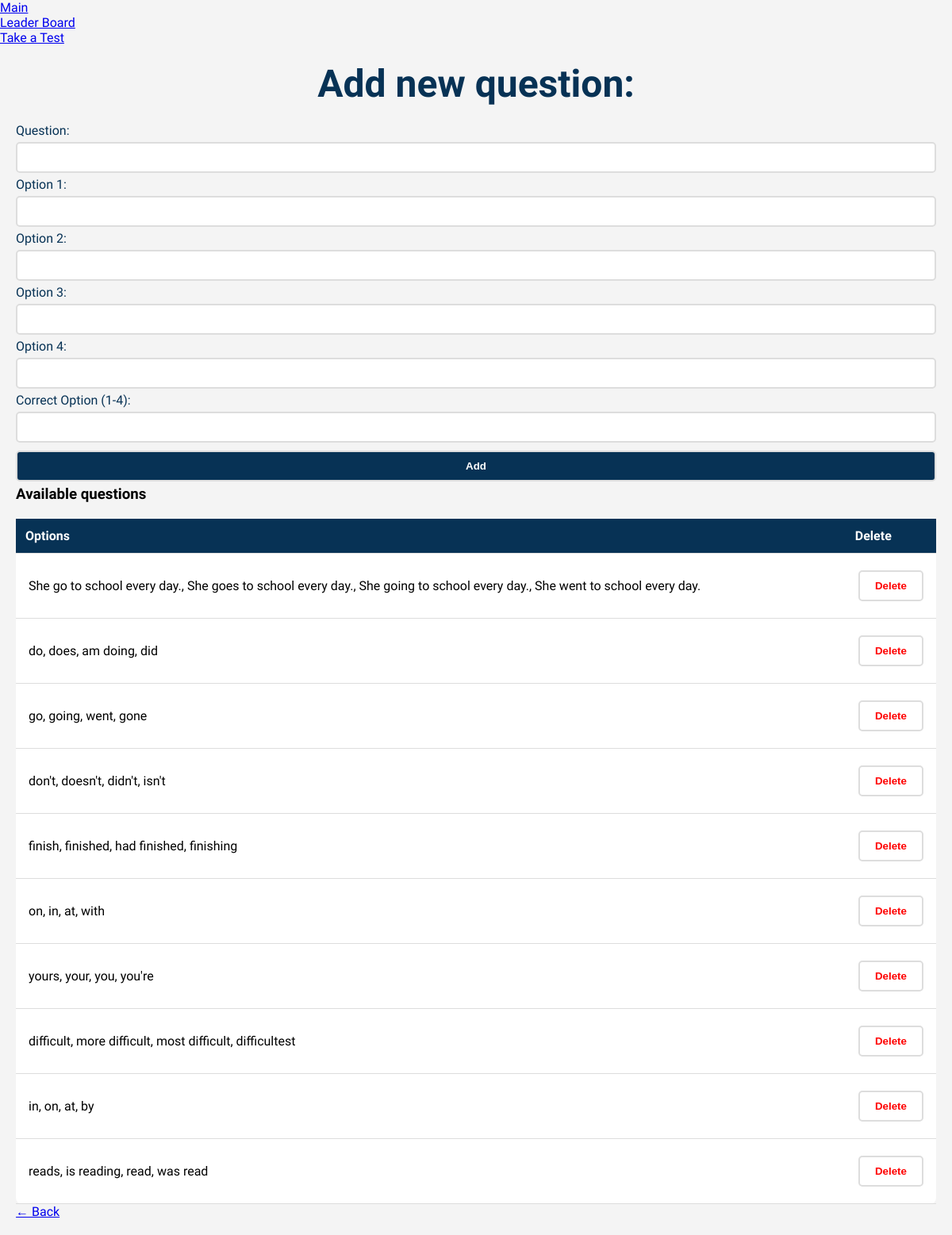
Page /admin (signed in) on the earlier database version.
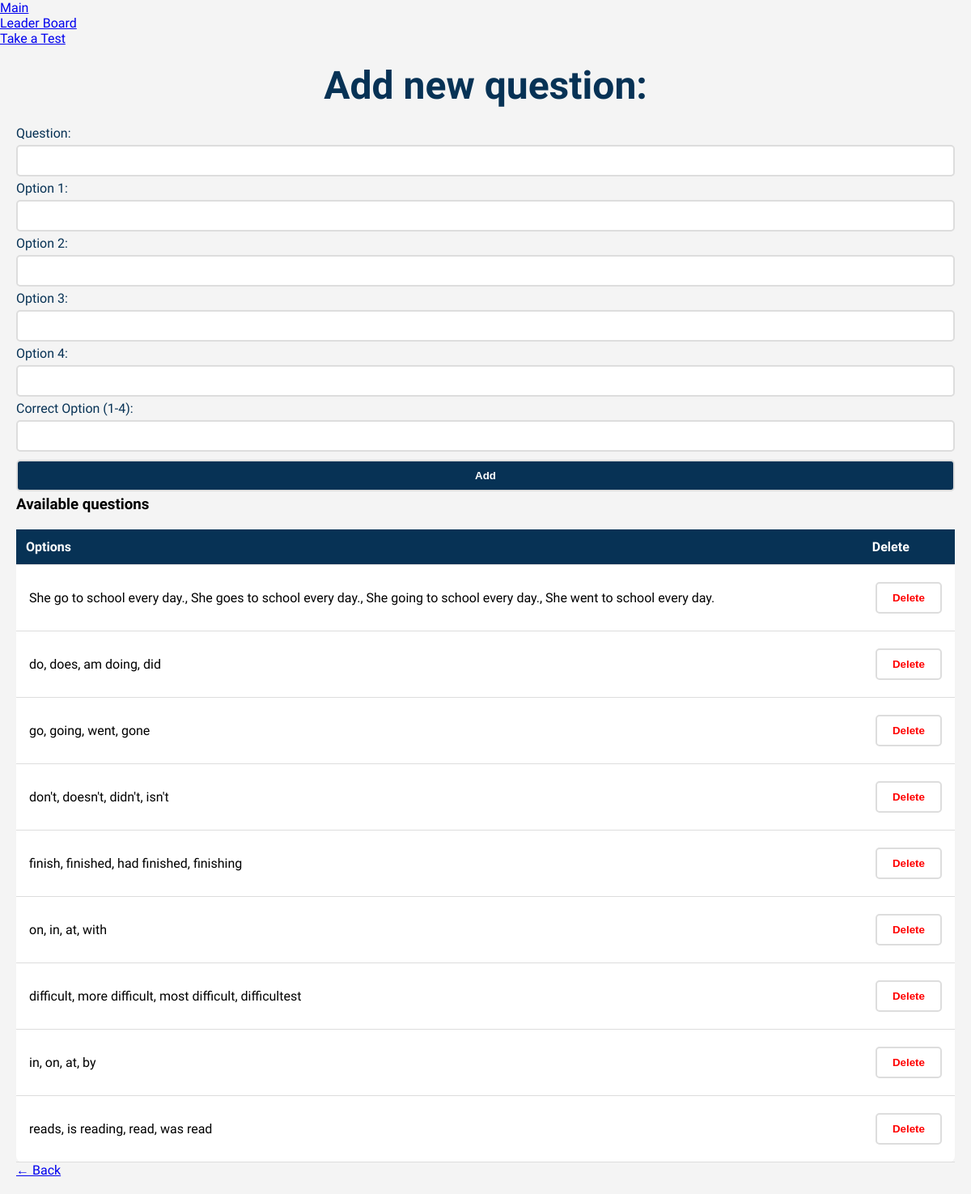
Same page on the later database version.
### tables this page shows
CREATE TABLE questions (
    id INTEGER PRIMARY KEY AUTOINCREMENT,
    question TEXT NOT NULL,
    option1 TEXT NOT NULL,
    option2 TEXT NOT NULL,
    option3 TEXT NOT NULL,
    option4 TEXT NOT NULL,
    togri INTEGER NOT NULL
);

### app.py (the view, shortened to what this page needs)
@app.route("/admin", methods=["GET", "POST"])
def admin_panel():
    if not is_admin():
        return "You do not have admin rights!"
    conn = conn_databaza()
    cursor = conn.cursor()
    cursor.execute("SELECT * FROM questions")
    questions = cursor.fetchall()
    conn.close()
    return render_template("admin.html", questions=questions)

### app.py (called while the page is built)
def is_admin():
    return "user_id" in session and session.get("is_admin") == 1

def conn_databaza():
    conn = sqlite3.connect("users.db")
    conn.row_factory = sqlite3.Row
    return conn

### templates/admin.html (shortened to what this page needs)
<!DOCTYPE html>
<html lang="en">
<head>
    <link rel="stylesheet" href="https://cdn.jsdelivr.net/npm/@picocss/pico@1/css/pico.min.css">
    <link rel="stylesheet" href="/static/admin.css">
</head>
<body>
    <nav class="container">
        <ul>
            <li><a href="/">Main</a></li>
        </ul>
        <ul>
            <li><a href="/leaderboard">Leader Board</a></li>
            <li><a href="/test-cover">Take a Test</a></li>
        </ul>
    </nav>
    <main class="container">
        <section>
            <hgroup>
                <h2>Add new question:</h2>
            </hgroup>
            <form method="POST" onsubmit="return confirmAdd(this);">
                <label for="question">Question:</label>
                <input type="text" id="question" name="question" required>
                <label for="option1">Option 1:</label>
                <input type="text" id="option1" name="option1" required>
                <label for="option2">Option 2:</label>
                <input type="text" id="option2" name="option2" required>
                <label for="option3">Option 3:</label>
                <input type="text" id="option3" name="option3" required>
                <label for="option4">Option 4:</label>
                <input type="text" id="option4" name="option4" required>
                <label for="correct_option">Correct Option (1-4):</label>
                <input type="number" id="correct_option" name="togri" min="1" max="4" required>
                <button type="submit">Add</button>
            </form>
        </section>
        <section>
            <h3>Available questions</h3>
            <table>
                <thead>
                    <tr>
                        <th>Options</th>
                        <th>Delete</th>
                    </tr>
                </thead>
                <tbody>
                    {% for question in questions %}
                    <tr>
                        <td>{{ question["option1"] }}, {{ question["option2"] }}, {{ question["option3"] }}, {{ question["option4"] }}</td>
                        <td>
                            <form action="{{ url_for('delete_question', question_id=question['id']) }}" method="POST" onsubmit="return confirmDelete(this);">
                                <button class="del" type="submit">Delete</button>
                            </form>
                        </td>
                    </tr>
                    {% endfor %}
                </tbody>
            </table>
            <a href="/" role="button">← Back</a>
        </section>
    </main>
</body>
</html>

Differences in the rows shown:
removed questions: option1 "yours", option2 "your", option3 "you", option4 "you're"
